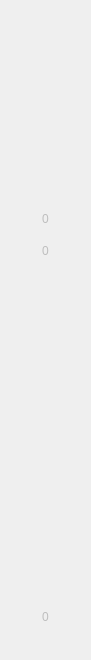
   <widget class="QWidget" name="gridLayoutWidget_5">
    <property name="geometry">
     <rect>
      <x>220</x>
      <y>40</y>
      <width>71</width>
      <height>601</height>
     </rect>
    </property>
    <layout class="QGridLayout" name="Bgrid">
     <property name="sizeConstraint">
      <enum>QLayout::SetDefaultConstraint</enum>
     </property>
     <property name="spacing">
      <number>0</number>
     </property>
     <item row="13" column="0">
      <widget class="QPushButton" name="B14">
       <property name="sizePolicy">
        <sizepolicy hsizetype="Fixed" vsizetype="Fixed">
         <horstretch>0</horstretch>
         <verstretch>0</verstretch>
        </sizepolicy>
       </property>
       <property name="minimumSize">
        <size>
         <width>69</width>
         <height>32</height>
        </size>
       </property>
       <property name="maximumSize">
        <size>
         <width>69</width>
         <height>32</height>
        </size>
       </property>
       <property name="text">
        <string> </string>
       </property>
       <property name="flat">
        <bool>true</bool>
       </property>
      </widget>
     </item>
     <item row="11" column="0">
      <widget class="QPushButton" name="B12">
       <property name="sizePolicy">
        <sizepolicy hsizetype="Fixed" vsizetype="Fixed">
         <horstretch>0</horstretch>
         <verstretch>0</verstretch>
        </sizepolicy>
       </property>
       <property name="minimumSize">
        <size>
         <width>69</width>
         <height>32</height>
        </size>
       </property>
       <property name="maximumSize">
        <size>
         <width>69</width>
         <height>32</height>
        </size>
       </property>
       <property name="text">
        <string> </string>
       </property>
       <property name="flat">
        <bool>true</bool>
       </property>
      </widget>
     </item>
     <item row="6" column="0">
      <widget class="QPushButton" name="B7">
       <property name="enabled">
        <bool>false</bool>
       </property>
       <property name="sizePolicy">
        <sizepolicy hsizetype="Fixed" vsizetype="Fixed">
         <horstretch>0</horstretch>
         <verstretch>0</verstretch>
        </sizepolicy>
       </property>
       <property name="minimumSize">
        <size>
         <width>69</width>
         <height>32</height>
        </size>
       </property>
       <property name="maximumSize">
        <size>
         <width>69</width>
         <height>32</height>
        </size>
       </property>
       <property name="text">
        <string>0</string>
       </property>
       <property name="flat">
        <bool>true</bool>
       </property>
      </widget>
     </item>
     <item row="17" column="0">
      <widget class="QPushButton" name="B18">
       <property name="sizePolicy">
        <sizepolicy hsizetype="Fixed" vsizetype="Fixed">
         <horstretch>0</horstretch>
         <verstretch>0</verstretch>
        </sizepolicy>
       </property>
       <property name="minimumSize">
        <size>
         <width>69</width>
         <height>30</height>
        </size>
       </property>
       <property name="maximumSize">
        <size>
         <width>69</width>
         <height>32</height>
        </size>
       </property>
       <property name="text">
        <string> </string>
       </property>
       <property name="flat">
        <bool>true</bool>
       </property>
      </widget>
     </item>
     <item row="0" column="0">
      <widget class="QPushButton" name="B1">
       <property name="sizePolicy">
        <sizepolicy hsizetype="Fixed" vsizetype="Fixed">
         <horstretch>0</horstretch>
         <verstretch>0</verstretch>
        </sizepolicy>
       </property>
       <property name="minimumSize">
        <size>
         <width>69</width>
         <height>32</height>
        </size>
       </property>
       <property name="maximumSize">
        <size>
         <width>69</width>
         <height>32</height>
        </size>
       </property>
       <property name="text">
        <string> </string>
       </property>
       <property name="flat">
        <bool>true</bool>
       </property>
      </widget>
     </item>
     <item row="12" column="0">
      <widget class="QPushButton" name="B13">
       <property name="sizePolicy">
        <sizepolicy hsizetype="Fixed" vsizetype="Fixed">
         <horstretch>0</horstretch>
         <verstretch>0</verstretch>
        </sizepolicy>
       </property>
       <property name="minimumSize">
        <size>
         <width>69</width>
         <height>32</height>
        </size>
       </property>
       <property name="maximumSize">
        <size>
         <width>69</width>
         <height>32</height>
        </size>
       </property>
       <property name="text">
        <string> </string>
       </property>
       <property name="flat">
        <bool>true</bool>
       </property>
      </widget>
     </item>
     <item row="10" column="0">
      <widget class="QPushButton" name="B11">
       <property name="sizePolicy">
        <sizepolicy hsizetype="Fixed" vsizetype="Fixed">
         <horstretch>0</horstretch>
         <verstretch>0</verstretch>
        </sizepolicy>
       </property>
       <property name="minimumSize">
        <size>
         <width>69</width>
         <height>32</height>
        </size>
       </property>
       <property name="maximumSize">
        <size>
         <width>69</width>
         <height>32</height>
        </size>
       </property>
       <property name="text">
        <string> </string>
       </property>
       <property name="flat">
        <bool>true</bool>
       </property>
      </widget>
     </item>
     <item row="16" column="0">
      <widget class="QPushButton" name="B17">
       <property name="sizePolicy">
        <sizepolicy hsizetype="Fixed" vsizetype="Fixed">
         <horstretch>0</horstretch>
         <verstretch>0</verstretch>
        </sizepolicy>
       </property>
       <property name="minimumSize">
        <size>
         <width>69</width>
         <height>32</height>
        </size>
       </property>
       <property name="maximumSize">
        <size>
         <width>69</width>
         <height>32</height>
        </size>
       </property>
       <property name="text">
        <string> </string>
       </property>
       <property name="flat">
        <bool>true</bool>
       </property>
      </widget>
     </item>
     <item row="8" column="0">
      <widget class="QPushButton" name="B9">
       <property name="sizePolicy">
        <sizepolicy hsizetype="Fixed" vsizetype="Fixed">
         <horstretch>0</horstretch>
         <verstretch>0</verstretch>
        </sizepolicy>
       </property>
       <property name="minimumSize">
        <size>
         <width>69</width>
         <height>32</height>
        </size>
       </property>
       <property name="maximumSize">
        <size>
         <width>69</width>
         <height>32</height>
        </size>
       </property>
       <property name="text">
        <string> </string>
       </property>
       <property name="flat">
        <bool>true</bool>
       </property>
      </widget>
     </item>
     <item row="15" column="0">
      <widget class="QPushButton" name="B16">
       <property name="sizePolicy">
        <sizepolicy hsizetype="Fixed" vsizetype="Fixed">
         <horstretch>0</horstretch>
         <verstretch>0</verstretch>
        </sizepolicy>
       </property>
       <property name="minimumSize">
        <size>
         <width>69</width>
         <height>32</height>
        </size>
       </property>
       <property name="maximumSize">
        <size>
         <width>69</width>
         <height>32</height>
        </size>
       </property>
       <property name="text">
        <string> </string>
       </property>
       <property name="flat">
        <bool>true</bool>
       </property>
      </widget>
     </item>
     <item row="7" column="0">
      <widget class="QPushButton" name="B8">
       <property name="enabled">
        <bool>false</bool>
       </property>
       <property name="sizePolicy">
        <sizepolicy hsizetype="Fixed" vsizetype="Fixed">
         <horstretch>0</horstretch>
         <verstretch>0</verstretch>
        </sizepolicy>
       </property>
       <property name="minimumSize">
        <size>
         <width>69</width>
         <height>32</height>
        </size>
       </property>
       <property name="maximumSize">
        <size>
         <width>69</width>
         <height>32</height>
        </size>
       </property>
       <property name="text">
        <string>0</string>
       </property>
       <property name="flat">
        <bool>true</bool>
       </property>
      </widget>
     </item>
     <item row="5" column="0">
      <widget class="QPushButton" name="B6">
       <property name="sizePolicy">
        <sizepolicy hsizetype="Fixed" vsizetype="Fixed">
         <horstretch>0</horstretch>
         <verstretch>0</verstretch>
        </sizepolicy>
       </property>
       <property name="minimumSize">
        <size>
         <width>69</width>
         <height>32</height>
        </size>
       </property>
       <property name="maximumSize">
        <size>
         <width>69</width>
         <height>32</height>
        </size>
       </property>
       <property name="text">
        <string> </string>
       </property>
       <property name="flat">
        <bool>true</bool>
       </property>
      </widget>
     </item>
     <item row="18" column="0" rowspan="2">
      <widget class="QPushButton" name="B19">
       <property name="enabled">
        <bool>false</bool>
       </property>
       <property name="sizePolicy">
        <sizepolicy hsizetype="Fixed" vsizetype="Fixed">
         <horstretch>0</horstretch>
         <verstretch>0</verstretch>
        </sizepolicy>
       </property>
       <property name="minimumSize">
        <size>
         <width>69</width>
         <height>64</height>
        </size>
       </property>
       <property name="maximumSize">
        <size>
         <width>69</width>
         <height>64</height>
        </size>
       </property>
       <property name="text">
        <string>0</string>
       </property>
       <property name="flat">
        <bool>true</bool>
       </property>
      </widget>
     </item>
     <item row="9" column="0">
      <widget class="QPushButton" name="B10">
       <property name="sizePolicy">
        <sizepolicy hsizetype="Fixed" vsizetype="Fixed">
         <horstretch>0</horstretch>
         <verstretch>0</verstretch>
        </sizepolicy>
       </property>
       <property name="minimumSize">
        <size>
         <width>69</width>
         <height>32</height>
        </size>
       </property>
       <property name="maximumSize">
        <size>
         <width>69</width>
         <height>32</height>
        </size>
       </property>
       <property name="text">
        <string> </string>
       </property>
       <property name="flat">
        <bool>true</bool>
       </property>
      </widget>
     </item>
     <item row="14" column="0">
      <widget class="QPushButton" name="B15">
       <property name="sizePolicy">
        <sizepolicy hsizetype="Fixed" vsizetype="Fixed">
         <horstretch>0</horstretch>
         <verstretch>0</verstretch>
        </sizepolicy>
       </property>
       <property name="minimumSize">
        <size>
         <width>69</width>
         <height>32</height>
        </size>
       </property>
       <property name="maximumSize">
        <size>
         <width>69</width>
         <height>32</height>
        </size>
       </property>
       <property name="text">
        <string> </string>
       </property>
       <property name="flat">
        <bool>true</bool>
       </property>
      </widget>
     </item>
     <item row="3" column="0">
      <widget class="QPushButton" name="B4">
       <property name="sizePolicy">
        <sizepolicy hsizetype="Fixed" vsizetype="Fixed">
         <horstretch>0</horstretch>
         <verstretch>0</verstretch>
        </sizepolicy>
       </property>
       <property name="minimumSize">
        <size>
         <width>69</width>
         <height>32</height>
        </size>
       </property>
       <property name="maximumSize">
        <size>
         <width>69</width>
         <height>32</height>
        </size>
       </property>
       <property name="text">
        <string> </string>
       </property>
       <property name="flat">
        <bool>true</bool>
       </property>
      </widget>
     </item>
     <item row="1" column="0">
      <widget class="QPushButton" name="B2">
       <property name="sizePolicy">
        <sizepolicy hsizetype="Fixed" vsizetype="Fixed">
         <horstretch>0</horstretch>
         <verstretch>0</verstretch>
        </sizepolicy>
       </property>
       <property name="minimumSize">
        <size>
         <width>69</width>
         <height>32</height>
        </size>
       </property>
       <property name="maximumSize">
        <size>
         <width>69</width>
         <height>32</height>
        </size>
       </property>
       <property name="text">
        <string> </string>
       </property>
       <property name="flat">
        <bool>true</bool>
       </property>
      </widget>
     </item>
     <item row="4" column="0">
      <widget class="QPushButton" name="B5">
       <property name="sizePolicy">
        <sizepolicy hsizetype="Fixed" vsizetype="Fixed">
         <horstretch>0</horstretch>
         <verstretch>0</verstretch>
        </sizepolicy>
       </property>
       <property name="minimumSize">
        <size>
         <width>69</width>
         <height>32</height>
        </size>
       </property>
       <property name="maximumSize">
        <size>
         <width>69</width>
         <height>32</height>
        </size>
       </property>
       <property name="text">
        <string> </string>
       </property>
       <property name="flat">
        <bool>true</bool>
       </property>
      </widget>
     </item>
     <item row="2" column="0">
      <widget class="QPushButton" name="B3">
       <property name="sizePolicy">
        <sizepolicy hsizetype="Fixed" vsizetype="Fixed">
         <horstretch>0</horstretch>
         <verstretch>0</verstretch>
        </sizepolicy>
       </property>
       <property name="minimumSize">
        <size>
         <width>69</width>
         <height>32</height>
        </size>
       </property>
       <property name="maximumSize">
        <size>
         <width>69</width>
         <height>32</height>
        </size>
       </property>
       <property name="text">
        <string> </string>
       </property>
       <property name="flat">
        <bool>true</bool>
       </property>
      </widget>
     </item>
    </layout>
   </widget>
